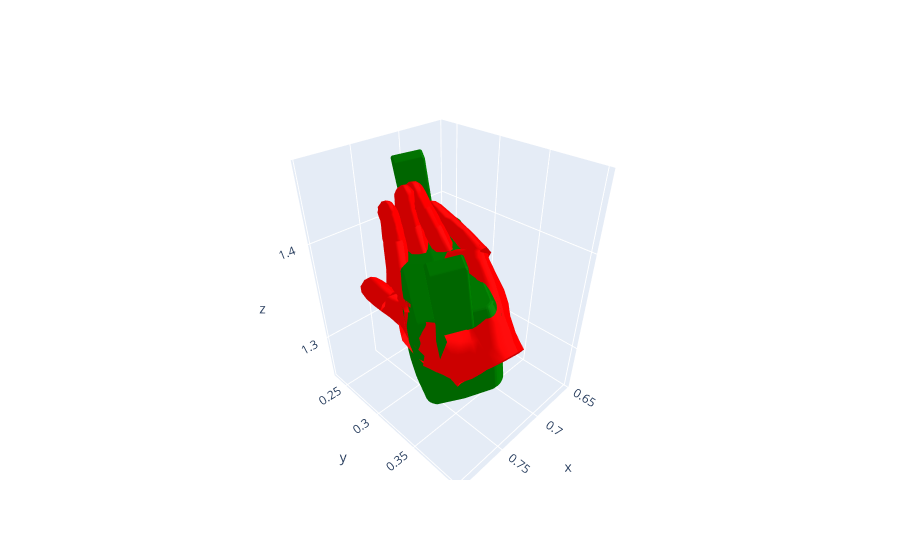

Notebook cell for this chart:
### Markdown cell above
## Viz Src + Target

### Code cell
print("Plotting TARGET and SOURCE together...")

vis_data = source_model.get_plotly_data(q=sample_grasp_q, color='red')
target_gripper_mesh_data = target_model.get_plotly_data(q=best_q.unsqueeze(0).float().to(device), color='green')
vis_data += target_gripper_mesh_data
fig = go.Figure(data=vis_data)
fig.show()
# fig.write_html("../logs_viz/gtransfer_test.html")
